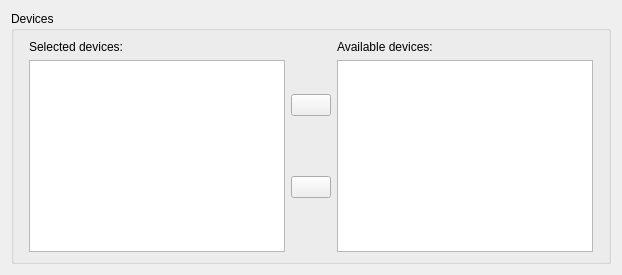
     <widget class="QWidget" name="mobileTab">
      <attribute name="title">
       <string>Mobile</string>
      </attribute>
      <layout class="QVBoxLayout" name="verticalLayout_4">
       <item>
        <widget class="QGroupBox" name="groupBox">
         <property name="sizePolicy">
          <sizepolicy hsizetype="Preferred" vsizetype="MinimumExpanding">
           <horstretch>0</horstretch>
           <verstretch>0</verstretch>
          </sizepolicy>
         </property>
         <property name="title">
          <string>Devices</string>
         </property>
         <layout class="QHBoxLayout" name="horizontalLayout_2">
          <property name="leftMargin">
           <number>15</number>
          </property>
          <property name="rightMargin">
           <number>15</number>
          </property>
          <item>
           <layout class="QVBoxLayout" name="verticalLayout">
            <item>
             <widget class="QLabel" name="label_3">
              <property name="text">
               <string>Selected devices:</string>
              </property>
             </widget>
            </item>
            <item>
             <widget class="DeviceViewWidget" name="selectedDevicesList"/>
            </item>
           </layout>
          </item>
          <item>
           <layout class="QVBoxLayout" name="verticalLayout_3">
            <item>
             <widget class="QPushButton" name="addDeviceButton">
              <property name="text">
               <string/>
              </property>
              <property name="icon">
               <iconset resource="resource.qrc">
                <normaloff>:/go-previous</normaloff>:/go-previous</iconset>
              </property>
             </widget>
            </item>
            <item>
             <widget class="QPushButton" name="removeDeviceButton">
              <property name="text">
               <string/>
              </property>
              <property name="icon">
               <iconset resource="resource.qrc">
                <normaloff>:/go-next</normaloff>:/go-next</iconset>
              </property>
             </widget>
            </item>
           </layout>
          </item>
          <item>
           <layout class="QVBoxLayout" name="verticalLayout_2">
            <item>
             <widget class="QLabel" name="label_4">
              <property name="text">
               <string>Available devices:</string>
              </property>
             </widget>
            </item>
            <item>
             <widget class="DeviceScanWidget" name="allDevicesList">
              <property name="contextMenuPolicy">
               <enum>Qt::CustomContextMenu</enum>
              </property>
             </widget>
            </item>
           </layout>
          </item>
         </layout>
        </widget>
       </item>
      </layout>
     </widget>
